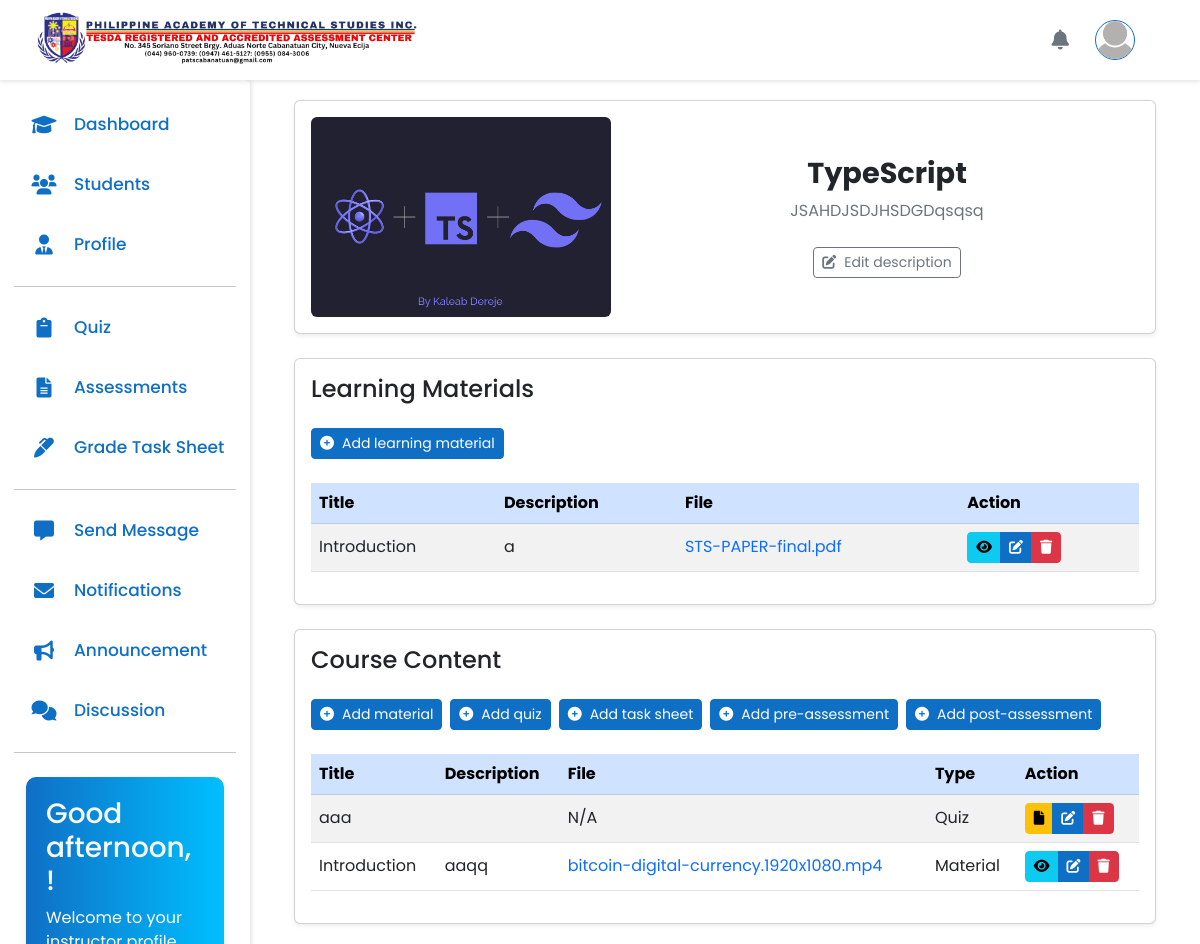
Page /instructor/main.php?page=course-content&viewContent=21 on the committed database.
### tables this page shows
CREATE TABLE `header` (
  `id` int(11) NOT NULL,
  `logo` varchar(100) DEFAULT NULL
);

CREATE TABLE `courses` (
  `course_id` int(11) NOT NULL,
  `user_id` int(11) NOT NULL,
  `course_name` varchar(50) NOT NULL,
  `course_img` varchar(100) NOT NULL,
  `course_desc` text NOT NULL,
  `course_duration` int(11) NOT NULL,
  `course_code` varchar(8) NOT NULL
);

CREATE TABLE `learning_materials` (
  `material_id` int(11) NOT NULL,
  `course_id` int(11) DEFAULT NULL,
  `title` varchar(255) NOT NULL,
  `description` text DEFAULT NULL,
  `file_path` varchar(255) DEFAULT NULL,
  `created_at` timestamp NOT NULL DEFAULT current_timestamp()
);

### instructor/course-content.php (the view, shortened to what the rows shown need)
<?php
if (isset($_GET['viewContent'])) {
    $courseID = mysqli_real_escape_string($connect, $_GET['viewContent']);
    $sqlViewCourses = "SELECT * FROM courses WHERE course_id = '$courseID' LIMIT 1";
    $resultViewCourses = mysqli_query($connect, $sqlViewCourses);
    if ($rowCourses = mysqli_fetch_assoc($resultViewCourses)) {
        $courseName = htmlspecialchars($rowCourses['course_name']);
        $courseImg = htmlspecialchars($rowCourses['course_img']);
        $courseDesc = htmlspecialchars($rowCourses['course_desc']);
    $sqlLearningMaterials = "SELECT * FROM learning_materials WHERE course_id = '$courseID' ORDER BY created_at ASC";
    $resultLearningMaterials = mysqli_query($connect, $sqlLearningMaterials);
?>
<div class="container-fluid px-4">
    <div class="row g-4">
        <div class="col-12">
            <div class="card shadow-sm mb-4">
                <div class="card-body">
                    <div class="course-header d-flex flex-column flex-md-row align-items-center">
                        <img src="<?= $courseImg; ?>" alt="Course Image" class="img-fluid rounded mb-3 mb-md-0 me-md-4" style="max-width: 300px;">
                        <div class="course-info flex-grow-1">
                            <h2 class="course-name"><?= $courseName; ?></h2>
                            <p class="course-description"><?= $courseDesc; ?></p>
                            <button class="btn btn-outline-secondary btn-sm mt-2" data-bs-toggle="modal" data-bs-target="#addDesc">
                                <i class="fa-solid fa-pen-to-square me-2"></i><?= empty($courseDesc) ? 'Add description' : 'Edit description' ?>
                            </button>
                        </div>
                    </div>
                </div>
            </div>
            <div class="card shadow-sm mb-4">
                <div class="card-body">
                    <h4 class="card-title mb-4">Learning Materials</h4>
                    <div class="d-flex flex-wrap gap-2 mb-4">
                        <button class="btn btn-primary btn-sm" data-bs-toggle="modal" data-bs-target="#addLearningMaterial">
                            <i class="fa-solid fa-circle-plus me-2"></i>Add learning material
                        </button>
                    </div>
                    <div class="table-responsive">
                        <table class="table table-hover table-striped align-middle">
                            <thead class="table-primary">
                                <tr>
                                    <th>Title</th>
                                    <th>Description</th>
                                    <th>File</th>
                                    <th>Action</th>
                                </tr>
                            </thead>
                            <tbody>
                                <?php
                                while ($row = mysqli_fetch_assoc($resultLearningMaterials)) {
                                    $id = htmlspecialchars($row['material_id']);
                                    $title = htmlspecialchars($row['title']);
                                    $description = htmlspecialchars($row['description']);
                                    $file = htmlspecialchars($row['file_path']);
                                ?>
                                    <tr>
                                        <td><?= $title; ?></td>
                                        <td><?= $description; ?></td>
                                        <td><?= $file ? "<a href='learning_materials/$file'>$file</a>" : "N/A"; ?></td>
                                        <td>
                                            <div class="btn-group" role="group">
                                                <a href="../uploads/learning-materials/<?= $file; ?>" class="btn btn-info btn-sm" target="_blank" title="View"><i class="fa-solid fa-eye"></i></a>
                                                <button class="btn btn-primary btn-sm" onclick="editLearningMaterial('<?= $id; ?>', '<?= addslashes($title); ?>', '<?= addslashes($description); ?>', '<?= $file; ?>')" title="Edit"><i class="fa-solid fa-edit"></i></button>
                                                <button class="btn btn-danger btn-sm" onclick="confirmDelete('<?= $id; ?>', '<?= $courseID; ?>', 'LearningMaterial')" title="Delete"><i class="fa-solid fa-trash"></i></button>
                                            </div>
                                        </td>
                                    </tr>
                                <?php } ?>
                            </tbody>
                        </table>
                    </div>
                </div>
            </div>
            <div class="card shadow-sm">
                <div class="card-body">
                    <h4 class="card-title mb-4">Course Content</h4>
                    <div class="d-flex flex-wrap gap-2 mb-4 add-buttons">
                        <button class="btn btn-primary btn-sm" data-bs-toggle="modal" data-bs-target="#addMaterial">
                            <i class="fa-solid fa-circle-plus me-2"></i>Add material
                        </button>
                        <button class="btn btn-primary btn-sm" data-bs-toggle="modal" data-bs-target="#addQuiz">
                            <i class="fa-solid fa-circle-plus me-2"></i>Add quiz
                        </button>
                        <button class="btn btn-primary btn-sm" data-bs-toggle="modal" data-bs-target="#addTaskSheet">
                            <i class="fa-solid fa-circle-plus me-2"></i>Add task sheet
                        </button>
                        <button class="btn btn-primary btn-sm" data-bs-toggle="modal" data-bs-target="#addPreAssessment">
                            <i class="fa-solid fa-circle-plus me-2"></i>Add pre-assessment
                        </button>
                        <button class="btn btn-primary btn-sm" data-bs-toggle="modal" data-bs-target="#addPostAssessment">
                            <i class="fa-solid fa-circle-plus me-2"></i>Add post-assessment
                        </button>
                    </div>
                    <div class="table-responsive">
                        <table class="table table-hover table-striped align-middle">
                            <thead class="table-primary">
                                <tr>
                                    <th>Title</th>
                                    <th>Description</th>
                                    <th>File</th>
                                    <th>Type</th>
                                    <th>Action</th>
                                </tr>
                            </thead>
                            <tbody>
                                <?php
                                $resultCombined = mysqli_query($connect, $sqlCombined);
                                while ($row = mysqli_fetch_assoc($resultCombined)) {
                                    $id = htmlspecialchars($row['id']);
                                    $title = htmlspecialchars($row['title']);
                                    $description = htmlspecialchars($row['description']);
                                    $file = htmlspecialchars($row['file']);
                                    $type = htmlspecialchars($row['type']);
                                ?>
                                    <tr>
                                        <td><?= $title; ?></td>
                                        <td><?= $description; ?></td>
                                        <td><?= $file ? "<a href='../uploads/course-materials/$file'>$file</a>" : "N/A"; ?></td>
                                        <td><?= $type; ?></td>
                                        <td>
                                            <div class="btn-group" role="group">
                                                <?php if ($type === 'Material' || $type === 'Task Sheet') { ?>
                                                    <a href="<?= $type === 'Material' ? 'course_materials/' : 'task_sheets/'; ?><?= $file; ?>" class="btn btn-info btn-sm" target="_blank" title="View"><i class="fa-solid fa-eye"></i></a>
                                                <?php } ?>
                                                <?php if ($type === 'Quiz') { ?>
                                                    <a href="main.php?page=quiz-question&courseID=<?= $courseID; ?>&quizContent=<?= $id; ?>&quizName=<?= $title; ?>" class="btn btn-warning btn-sm" title="Manage Questions"><i class="fa-solid fa-file"></i></a>
                                                <?php } elseif ($type === 'Pre-assessment' || $type === 'Post-assessment') { ?>
                                                    <a href="main.php?page=assessment-question&courseID=<?= $courseID; ?>&assessmentContent=<?= $id; ?>&assessmentName=<?= $title; ?>&assessmentType=<?= $type; ?>" class="btn btn-info btn-sm" title="Manage Questions"><i class="fa-solid fa-file-alt"></i></a>
                                                <?php } ?>
                                                <button class="btn btn-primary btn-sm" onclick="editContent(<?= $id; ?>, '<?= $type; ?>', '<?= addslashes($title); ?>', '<?= addslashes($description); ?>', '<?= $file; ?>')" title="Edit"><i class="fa-solid fa-edit"></i></button>
                                                <button class="btn btn-danger btn-sm" onclick="confirmDelete(<?= $id; ?>, <?= $courseID; ?>, '<?= $type; ?>')" title="Delete">
                                                    <i class="fa-solid fa-trash"></i>
                                                </button>
                                            </div>
                                        </td>
                                    </tr>
                                <?php } ?>
                            </tbody>
                        </table>
                    </div>
                </div>
            </div>
        </div>
    </div>
</div>
<div class="position-fixed bottom-0 end-0 p-3" style="z-index: 11">
</div>
<?php
    }
}
?>

### instructor/main.php (shortened to what the rows shown need)
<?php
    include '../config/db.php';
    $page = isset($_GET['page']) ? $_GET['page'] : 'dashboard';
    switch($page){
        case 'course-content':
            $filename = 'course-content.php';
            break;
    }
    $sqlHeader = "SELECT * FROM header";
    $resultHeader = mysqli_query($connect, $sqlHeader);
    $header = mysqli_fetch_assoc($resultHeader);
    $logo = $header['logo'];
?>
<!DOCTYPE html>
<html lang="en">
<head>
    <link href="https://cdn.jsdelivr.net/npm/bootstrap@5.3.0/dist/css/bootstrap.min.css" rel="stylesheet">
    <link href="https://cdnjs.cloudflare.com/ajax/libs/font-awesome/6.0.0-beta3/css/all.min.css" rel="stylesheet">
    <link rel="stylesheet" href="../assets/css/side-nav.css?v1">
    <link rel="stylesheet" href="../assets/css/color.css">
    <link rel="stylesheet" href="https://cdn.jsdelivr.net/npm/sweetalert2@11.0.19/dist/sweetalert2.min.css">
</head>
<body>
    <nav class="navbar navbar-expand-lg fixed-top">
        <div class="container-fluid ms-4 me-4">
            <a class="navbar-brand" href="index.php">
                <img src="<?= $logo; ?>" alt="Pats Logo" style="height: 60px; width: 100%">
            </a>
        </div>
    </nav>
    <div class="content flex-grow-1" id="content-area">
    <?php include $filename; ?>
    </div>
</body>
</html>

### rows in the picture
header: logo (picture)
courses: course_img (picture), course_name "TypeScript", course_desc "JSAHDJSDJHSDGDqsqsq"
learning_materials: title "Introduction", description "a", file_path "STS-PAPER-final.pdf"

### other values in the picture
$title "aaa"
$type "Quiz"
$title "Introduction"
$description "aaqq"
$file "bitcoin-digital-currency.1920x1080.mp4"
$type "Material"
